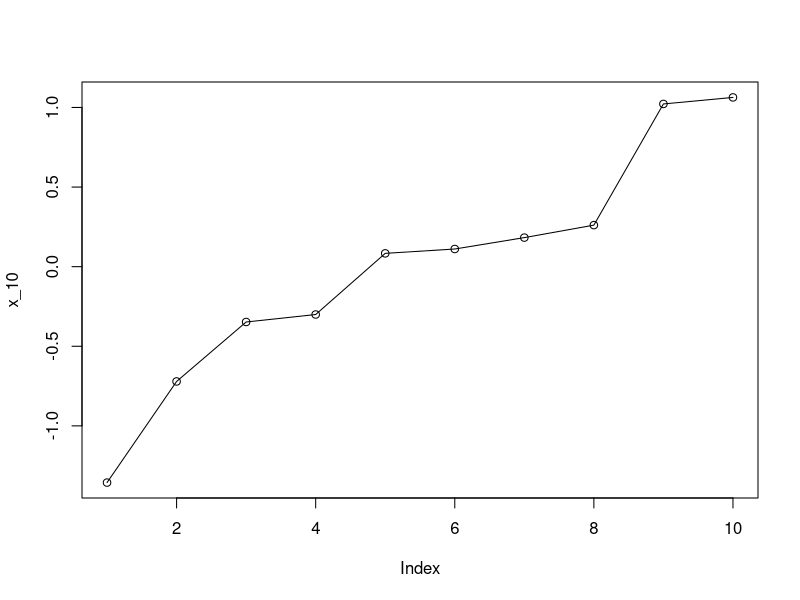
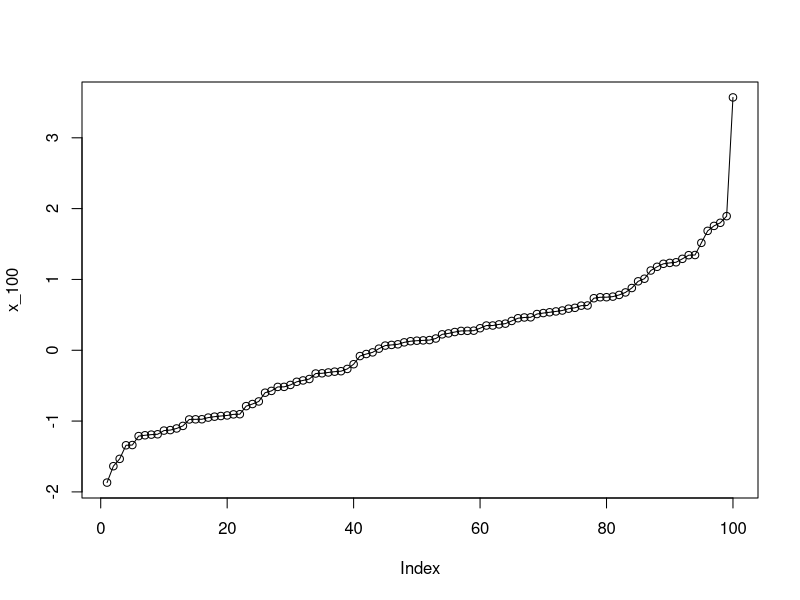
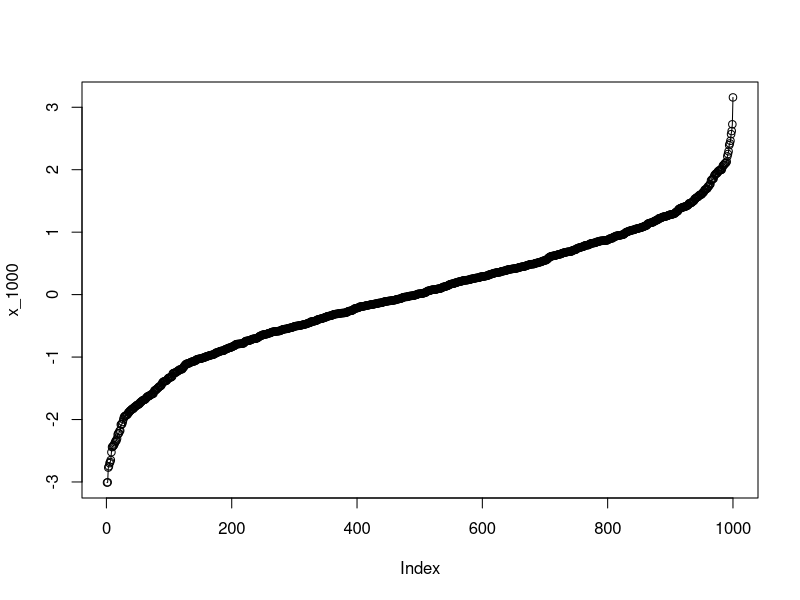

Generate these figures, in order, with R:
#
# Project: r-examples (github.com/garciparedes/r-examples)
# Author: Sergio García Prado (garciparedes.me)
# Date: 2017-11
# Title: Getting Started with Native Plots
#
rm(list = ls())

x_10 <- sort(rnorm(10))
x_100 <- sort(rnorm(100))
x_1000 <- sort(rnorm(1000))

plot(x_10, type = "o")
plot(x_100, type = "o")
plot(x_1000, type = "o")
